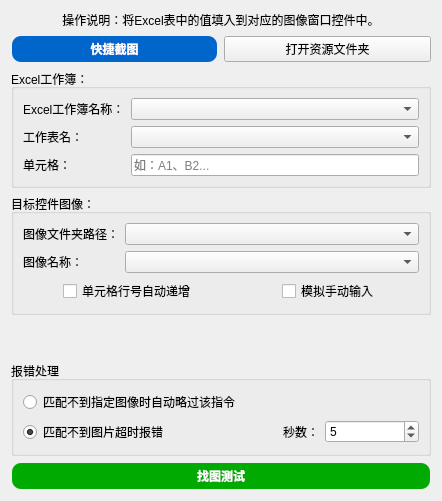
       <widget class="QWidget" name="tab_10">
        <attribute name="title">
         <string>信息录入</string>
        </attribute>
        <layout class="QVBoxLayout" name="verticalLayout_42">
         <item>
          <widget class="QLabel" name="label_92">
           <property name="sizePolicy">
            <sizepolicy hsizetype="Preferred" vsizetype="Preferred">
             <horstretch>0</horstretch>
             <verstretch>0</verstretch>
            </sizepolicy>
           </property>
           <property name="text">
            <string>操作说明：将Excel表中的值填入到对应的图像窗口控件中。</string>
           </property>
           <property name="alignment">
            <set>Qt::AlignmentFlag::AlignCenter</set>
           </property>
           <property name="wordWrap">
            <bool>false</bool>
           </property>
           <property name="margin">
            <number>0</number>
           </property>
           <property name="indent">
            <number>-1</number>
           </property>
           <property name="openExternalLinks">
            <bool>false</bool>
           </property>
          </widget>
         </item>
         <item>
          <layout class="QHBoxLayout" name="horizontalLayout_2">
           <item>
            <widget class="QPushButton" name="pushButton_5">
             <property name="palette">
              <palette>
               <active>
                <colorrole role="WindowText">
                 <brush brushstyle="SolidPattern">
                  <color alpha="255">
                   <red>255</red>
                   <green>255</green>
                   <blue>255</blue>
                  </color>
                 </brush>
                </colorrole>
                <colorrole role="Button">
                 <brush brushstyle="SolidPattern">
                  <color alpha="255">
                   <red>0</red>
                   <green>102</green>
                   <blue>204</blue>
                  </color>
                 </brush>
                </colorrole>
                <colorrole role="Text">
                 <brush brushstyle="SolidPattern">
                  <color alpha="255">
                   <red>255</red>
                   <green>255</green>
                   <blue>255</blue>
                  </color>
                 </brush>
                </colorrole>
                <colorrole role="ButtonText">
                 <brush brushstyle="SolidPattern">
                  <color alpha="255">
                   <red>255</red>
                   <green>255</green>
                   <blue>255</blue>
                  </color>
                 </brush>
                </colorrole>
                <colorrole role="Base">
                 <brush brushstyle="SolidPattern">
                  <color alpha="255">
                   <red>0</red>
                   <green>102</green>
                   <blue>204</blue>
                  </color>
                 </brush>
                </colorrole>
                <colorrole role="Window">
                 <brush brushstyle="SolidPattern">
                  <color alpha="255">
                   <red>0</red>
                   <green>102</green>
                   <blue>204</blue>
                  </color>
                 </brush>
                </colorrole>
                <colorrole role="PlaceholderText">
                 <brush brushstyle="NoBrush">
                  <color alpha="128">
                   <red>255</red>
                   <green>255</green>
                   <blue>255</blue>
                  </color>
                 </brush>
                </colorrole>
               </active>
               <inactive>
                <colorrole role="WindowText">
                 <brush brushstyle="SolidPattern">
                  <color alpha="255">
                   <red>255</red>
                   <green>255</green>
                   <blue>255</blue>
                  </color>
                 </brush>
                </colorrole>
                <colorrole role="Button">
                 <brush brushstyle="SolidPattern">
                  <color alpha="255">
                   <red>0</red>
                   <green>102</green>
                   <blue>204</blue>
                  </color>
                 </brush>
                </colorrole>
                <colorrole role="Text">
                 <brush brushstyle="SolidPattern">
                  <color alpha="255">
                   <red>255</red>
                   <green>255</green>
                   <blue>255</blue>
                  </color>
                 </brush>
                </colorrole>
                <colorrole role="ButtonText">
                 <brush brushstyle="SolidPattern">
                  <color alpha="255">
                   <red>255</red>
                   <green>255</green>
                   <blue>255</blue>
                  </color>
                 </brush>
                </colorrole>
                <colorrole role="Base">
                 <brush brushstyle="SolidPattern">
                  <color alpha="255">
                   <red>0</red>
                   <green>102</green>
                   <blue>204</blue>
                  </color>
                 </brush>
                </colorrole>
                <colorrole role="Window">
                 <brush brushstyle="SolidPattern">
                  <color alpha="255">
                   <red>0</red>
                   <green>102</green>
                   <blue>204</blue>
                  </color>
                 </brush>
                </colorrole>
                <colorrole role="PlaceholderText">
                 <brush brushstyle="NoBrush">
                  <color alpha="128">
                   <red>255</red>
                   <green>255</green>
                   <blue>255</blue>
                  </color>
                 </brush>
                </colorrole>
               </inactive>
               <disabled>
                <colorrole role="WindowText">
                 <brush brushstyle="SolidPattern">
                  <color alpha="255">
                   <red>255</red>
                   <green>255</green>
                   <blue>255</blue>
                  </color>
                 </brush>
                </colorrole>
                <colorrole role="Button">
                 <brush brushstyle="SolidPattern">
                  <color alpha="255">
                   <red>0</red>
                   <green>102</green>
                   <blue>204</blue>
                  </color>
                 </brush>
                </colorrole>
                <colorrole role="Text">
                 <brush brushstyle="SolidPattern">
                  <color alpha="255">
                   <red>255</red>
                   <green>255</green>
                   <blue>255</blue>
                  </color>
                 </brush>
                </colorrole>
                <colorrole role="ButtonText">
                 <brush brushstyle="SolidPattern">
                  <color alpha="92">
                   <red>0</red>
                   <green>0</green>
                   <blue>0</blue>
                  </color>
                 </brush>
                </colorrole>
                <colorrole role="Base">
                 <brush brushstyle="SolidPattern">
                  <color alpha="255">
                   <red>0</red>
                   <green>102</green>
                   <blue>204</blue>
                  </color>
                 </brush>
                </colorrole>
                <colorrole role="Window">
                 <brush brushstyle="SolidPattern">
                  <color alpha="255">
                   <red>0</red>
                   <green>102</green>
                   <blue>204</blue>
                  </color>
                 </brush>
                </colorrole>
                <colorrole role="PlaceholderText">
                 <brush brushstyle="NoBrush">
                  <color alpha="128">
                   <red>255</red>
                   <green>255</green>
                   <blue>255</blue>
                  </color>
                 </brush>
                </colorrole>
               </disabled>
              </palette>
             </property>
             <property name="font">
              <font>
               <family>Microsoft YaHei</family>
               <bold>true</bold>
              </font>
             </property>
             <property name="styleSheet">
              <string notr="true">QPushButton {
    background-color: #0066CC; /* 蓝色 */
    color: white;
    border-radius: 10px; /* 设置圆角半径 */
    font-family: 'Microsoft YaHei'; /* 设置字体为微软雅黑 */
    padding: 3px 5px; /* 设置内边距，使按钮看起来更美观 */
    border: 2px solid transparent; /* 设置边框为透明 */
}

QPushButton:hover {
    background-color: #0056B3; /* 鼠标悬停时的较深蓝色，通过调整#0066CC的明度得到 */
}

QPushButton:pressed {
    background-color: #004C99; /* 按钮按下时的更深蓝色，通过调整#0066CC的明度得到 */
}
</string>
             </property>
             <property name="text">
              <string>快捷截图</string>
             </property>
            </widget>
           </item>
           <item>
            <widget class="QPushButton" name="pushButton_8">
             <property name="text">
              <string>打开资源文件夹</string>
             </property>
            </widget>
           </item>
          </layout>
         </item>
         <item>
          <widget class="QGroupBox" name="groupBox_67">
           <property name="title">
            <string>Excel工作簿：</string>
           </property>
           <layout class="QGridLayout" name="gridLayout_7" columnstretch="1,5">
            <item row="0" column="0">
             <widget class="QLabel" name="label_37">
              <property name="text">
               <string>Excel工作簿名称：</string>
              </property>
             </widget>
            </item>
            <item row="0" column="1">
             <widget class="QComboBox" name="comboBox_12">
              <property name="sizeAdjustPolicy">
               <enum>QComboBox::SizeAdjustPolicy::AdjustToContents</enum>
              </property>
             </widget>
            </item>
            <item row="1" column="0">
             <widget class="QLabel" name="label_38">
              <property name="text">
               <string>工作表名：</string>
              </property>
             </widget>
            </item>
            <item row="1" column="1">
             <widget class="QComboBox" name="comboBox_13"/>
            </item>
            <item row="2" column="0">
             <widget class="QLabel" name="label_39">
              <property name="text">
               <string>单元格：</string>
              </property>
             </widget>
            </item>
            <item row="2" column="1">
             <widget class="QLineEdit" name="lineEdit_4">
              <property name="placeholderText">
               <string>如：A1、B2...</string>
              </property>
             </widget>
            </item>
           </layout>
          </widget>
         </item>
         <item>
          <widget class="QGroupBox" name="groupBox_66">
           <property name="title">
            <string>目标控件图像：</string>
           </property>
           <layout class="QGridLayout" name="gridLayout_66" columnstretch="1,5">
            <item row="1" column="1">
             <widget class="QComboBox" name="comboBox_15"/>
            </item>
            <item row="0" column="1">
             <widget class="QComboBox" name="comboBox_14">
              <property name="sizeAdjustPolicy">
               <enum>QComboBox::SizeAdjustPolicy::AdjustToContents</enum>
              </property>
             </widget>
            </item>
            <item row="0" column="0">
             <widget class="QLabel" name="label_40">
              <property name="text">
               <string>图像文件夹路径：</string>
              </property>
             </widget>
            </item>
            <item row="1" column="0">
             <widget class="QLabel" name="label_41">
              <property name="text">
               <string>图像名称：</string>
              </property>
             </widget>
            </item>
            <item row="2" column="0" colspan="2">
             <layout class="QHBoxLayout" name="horizontalLayout">
              <item>
               <spacer name="horizontalSpacer_17">
                <property name="orientation">
                 <enum>Qt::Orientation::Horizontal</enum>
                </property>
                <property name="sizeHint" stdset="0">
                 <size>
                  <width>40</width>
                  <height>20</height>
                 </size>
                </property>
               </spacer>
              </item>
              <item>
               <widget class="QCheckBox" name="checkBox_3">
                <property name="text">
                 <string>单元格行号自动递增</string>
                </property>
               </widget>
              </item>
              <item>
               <spacer name="horizontalSpacer_18">
                <property name="orientation">
                 <enum>Qt::Orientation::Horizontal</enum>
                </property>
                <property name="sizeHint" stdset="0">
                 <size>
                  <width>40</width>
                  <height>20</height>
                 </size>
                </property>
               </spacer>
              </item>
              <item>
               <spacer name="horizontalSpacer_19">
                <property name="orientation">
                 <enum>Qt::Orientation::Horizontal</enum>
                </property>
                <property name="sizeHint" stdset="0">
                 <size>
                  <width>40</width>
                  <height>20</height>
                 </size>
                </property>
               </spacer>
              </item>
              <item>
               <widget class="QCheckBox" name="checkBox_4">
                <property name="text">
                 <string>模拟手动输入</string>
                </property>
               </widget>
              </item>
              <item>
               <spacer name="horizontalSpacer_20">
                <property name="orientation">
                 <enum>Qt::Orientation::Horizontal</enum>
                </property>
                <property name="sizeHint" stdset="0">
                 <size>
                  <width>40</width>
                  <height>20</height>
                 </size>
                </property>
               </spacer>
              </item>
             </layout>
            </item>
           </layout>
          </widget>
         </item>
         <item>
          <spacer name="verticalSpacer_7">
           <property name="orientation">
            <enum>Qt::Orientation::Vertical</enum>
           </property>
           <property name="sizeHint" stdset="0">
            <size>
             <width>20</width>
             <height>40</height>
            </size>
           </property>
          </spacer>
         </item>
         <item>
          <widget class="QGroupBox" name="groupBox_24">
           <property name="title">
            <string>报错处理</string>
           </property>
           <layout class="QVBoxLayout" name="verticalLayout_18">
            <item>
             <layout class="QGridLayout" name="gridLayout_8">
              <item row="1" column="0">
               <widget class="QRadioButton" name="radioButton_5">
                <property name="text">
                 <string>匹配不到图片超时报错</string>
                </property>
                <property name="checked">
                 <bool>true</bool>
                </property>
               </widget>
              </item>
              <item row="1" column="1">
               <layout class="QHBoxLayout" name="horizontalLayout_19">
                <item>
                 <widget class="QLabel" name="label_44">
                  <property name="text">
                   <string>秒数：</string>
                  </property>
                  <property name="alignment">
                   <set>Qt::AlignmentFlag::AlignRight|Qt::AlignmentFlag::AlignTrailing|Qt::AlignmentFlag::AlignVCenter</set>
                  </property>
                 </widget>
                </item>
                <item>
                 <widget class="QSpinBox" name="spinBox_5">
                  <property name="minimum">
                   <number>1</number>
                  </property>
                  <property name="maximum">
                   <number>9999</number>
                  </property>
                  <property name="value">
                   <number>5</number>
                  </property>
                 </widget>
                </item>
               </layout>
              </item>
              <item row="0" column="0" colspan="2">
               <widget class="QRadioButton" name="radioButton_3">
                <property name="text">
                 <string>匹配不到指定图像时自动略过该指令</string>
                </property>
               </widget>
              </item>
             </layout>
            </item>
           </layout>
          </widget>
         </item>
         <item>
          <widget class="QPushButton" name="pushButton_58">
           <property name="palette">
            <palette>
             <active>
              <colorrole role="WindowText">
               <brush brushstyle="SolidPattern">
                <color alpha="255">
                 <red>255</red>
                 <green>255</green>
                 <blue>255</blue>
                </color>
               </brush>
              </colorrole>
              <colorrole role="Button">
               <brush brushstyle="SolidPattern">
                <color alpha="255">
                 <red>0</red>
                 <green>170</green>
                 <blue>0</blue>
                </color>
               </brush>
              </colorrole>
              <colorrole role="Text">
               <brush brushstyle="SolidPattern">
                <color alpha="255">
                 <red>255</red>
                 <green>255</green>
                 <blue>255</blue>
                </color>
               </brush>
              </colorrole>
              <colorrole role="ButtonText">
               <brush brushstyle="SolidPattern">
                <color alpha="255">
                 <red>255</red>
                 <green>255</green>
                 <blue>255</blue>
                </color>
               </brush>
              </colorrole>
              <colorrole role="Base">
               <brush brushstyle="SolidPattern">
                <color alpha="255">
                 <red>0</red>
                 <green>170</green>
                 <blue>0</blue>
                </color>
               </brush>
              </colorrole>
              <colorrole role="Window">
               <brush brushstyle="SolidPattern">
                <color alpha="255">
                 <red>0</red>
                 <green>170</green>
                 <blue>0</blue>
                </color>
               </brush>
              </colorrole>
              <colorrole role="PlaceholderText">
               <brush brushstyle="NoBrush">
                <color alpha="128">
                 <red>255</red>
                 <green>255</green>
                 <blue>255</blue>
                </color>
               </brush>
              </colorrole>
             </active>
             <inactive>
              <colorrole role="WindowText">
               <brush brushstyle="SolidPattern">
                <color alpha="255">
                 <red>255</red>
                 <green>255</green>
                 <blue>255</blue>
                </color>
               </brush>
              </colorrole>
              <colorrole role="Button">
               <brush brushstyle="SolidPattern">
                <color alpha="255">
                 <red>0</red>
                 <green>170</green>
                 <blue>0</blue>
                </color>
               </brush>
              </colorrole>
              <colorrole role="Text">
               <brush brushstyle="SolidPattern">
                <color alpha="255">
                 <red>255</red>
                 <green>255</green>
                 <blue>255</blue>
                </color>
               </brush>
              </colorrole>
              <colorrole role="ButtonText">
               <brush brushstyle="SolidPattern">
                <color alpha="255">
                 <red>255</red>
                 <green>255</green>
                 <blue>255</blue>
                </color>
               </brush>
              </colorrole>
              <colorrole role="Base">
               <brush brushstyle="SolidPattern">
                <color alpha="255">
                 <red>0</red>
                 <green>170</green>
                 <blue>0</blue>
                </color>
               </brush>
              </colorrole>
              <colorrole role="Window">
               <brush brushstyle="SolidPattern">
                <color alpha="255">
                 <red>0</red>
                 <green>170</green>
                 <blue>0</blue>
                </color>
               </brush>
              </colorrole>
              <colorrole role="PlaceholderText">
               <brush brushstyle="NoBrush">
                <color alpha="128">
                 <red>255</red>
                 <green>255</green>
                 <blue>255</blue>
                </color>
               </brush>
              </colorrole>
             </inactive>
             <disabled>
              <colorrole role="WindowText">
               <brush brushstyle="SolidPattern">
                <color alpha="255">
                 <red>255</red>
                 <green>255</green>
                 <blue>255</blue>
                </color>
               </brush>
              </colorrole>
              <colorrole role="Button">
               <brush brushstyle="SolidPattern">
                <color alpha="255">
                 <red>0</red>
                 <green>170</green>
                 <blue>0</blue>
                </color>
               </brush>
              </colorrole>
              <colorrole role="Text">
               <brush brushstyle="SolidPattern">
                <color alpha="255">
                 <red>255</red>
                 <green>255</green>
                 <blue>255</blue>
                </color>
               </brush>
              </colorrole>
              <colorrole role="ButtonText">
               <brush brushstyle="SolidPattern">
                <color alpha="92">
                 <red>0</red>
                 <green>0</green>
                 <blue>0</blue>
                </color>
               </brush>
              </colorrole>
              <colorrole role="Base">
               <brush brushstyle="SolidPattern">
                <color alpha="255">
                 <red>0</red>
                 <green>170</green>
                 <blue>0</blue>
                </color>
               </brush>
              </colorrole>
              <colorrole role="Window">
               <brush brushstyle="SolidPattern">
                <color alpha="255">
                 <red>0</red>
                 <green>170</green>
                 <blue>0</blue>
                </color>
               </brush>
              </colorrole>
              <colorrole role="PlaceholderText">
               <brush brushstyle="NoBrush">
                <color alpha="128">
                 <red>255</red>
                 <green>255</green>
                 <blue>255</blue>
                </color>
               </brush>
              </colorrole>
             </disabled>
            </palette>
           </property>
           <property name="font">
            <font>
             <family>Microsoft YaHei</family>
             <bold>true</bold>
            </font>
           </property>
           <property name="styleSheet">
            <string notr="true">QPushButton {
    background-color: rgb(0, 170, 0);
    color: white;
    border-radius: 10px; /* 设置圆角半径 */
    font-family: 'Microsoft YaHei'; /* 设置字体为微软雅黑 */
    padding: 3px 5px; /* 设置内边距，使按钮看起来更美观 */
    border: 2px solid transparent; /* 设置边框为透明 */
}

QPushButton:hover {
    background-color: rgb(0, 150, 0); /* 设置鼠标悬停时的背景颜色 */
}

QPushButton:pressed {
    background-color: rgb(0, 100, 0); /* 设置按钮按下时的背景颜色 */
}
</string>
           </property>
           <property name="text">
            <string>找图测试</string>
           </property>
          </widget>
         </item>
        </layout>
       </widget>
